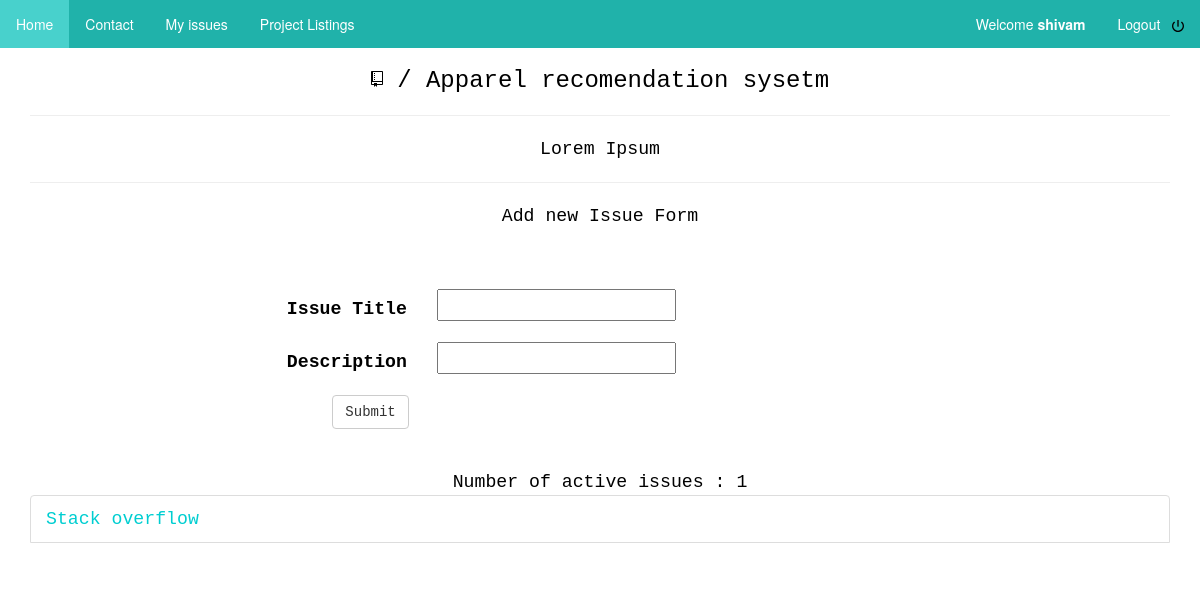
Page /mysite/projectDisplay/1/ (signed in) on the earlier database version.
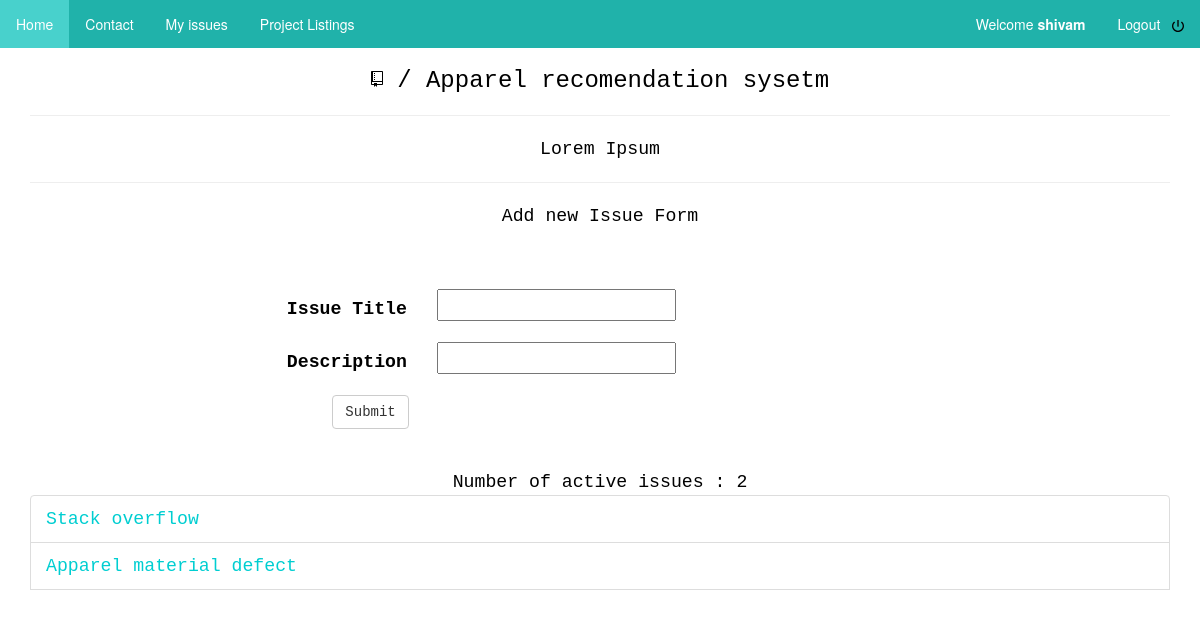
Same page on the later database version.
### mysite/models.py (models this page shows, shortened)
class project(models.Model):
    def validateDate(date):
        if datetime.date.today() < date:
            raise ValidationError("Date is in the past")
    project_name = models.CharField(max_length=200)
    projectDescription = models.TextField(default="Lorem Ipsum")
    project_id = models.AutoField(primary_key=True)
    start_date = models.DateField(default=datetime.date.today,validators=[validateDate])
    company = models.ForeignKey(company, on_delete=models.DO_NOTHING, default=None)

class bug(models.Model):
    project = models.ForeignKey(project, on_delete=models.CASCADE)
    bug_id = models.AutoField(primary_key=True)
    bug_title = models.CharField(max_length=200)
    bugDescription = models.CharField(max_length=1000)
    BUG_STATUS = (
        ('L' , 'LIVE'),
        ('A' , 'ARCHIVED'),
        ('R' , 'RESOLVED'),
    )
    bug_status = models.CharField(max_length=1,choices=BUG_STATUS)
    bugAssociation = models.ForeignKey(developer,on_delete=models.CASCADE)

### mysite/views.py (the view)
# urls.py: path('projectDisplay/<int:projectId>/',views.projectDisplay,name='projectDisplay'),
def projectDisplay(request,projectId):
    projectVar = project.objects.get(project_id=projectId)
    issuesVar = bug.objects.filter(project__project_id=projectId)
    if request.method == 'POST':
        form = BugForm(request.POST)
        if form.is_valid():
            bugTitle = form.cleaned_data['bug_title']
            bugDescription = form.cleaned_data['bugDescription']
            projectAssociation = project.objects.get(project_id = projectId)
            bugStatus = 'L'
            userVar = developer.objects.get(auth_id = request.user.id)
            bugVar = bug.objects.create(bug_title=bugTitle, bugDescription=bugDescription, project=projectAssociation, bug_status=bugStatus, bugAssociation=userVar)
            bugVar.save()
            return HttpResponseRedirect(reverse('mysite:projectDisplay',kwargs={'projectId':projectId} ))
    else:
        form = BugForm()
    return render( request, 'mysite/projectPage.html', {'form':form, 'project':projectVar, 'issues':issuesVar,'numberOfIssues':len(issuesVar)})

### mysite/forms.py
class BugForm(forms.ModelForm):
    class Meta:
        model = bug
        fields = ('bug_title', 'bugDescription' )

### mysite/templates/mysite/projectPage.html (shortened to what this page needs)
{% extends 'base.html' %}
{% block body %}
<div class='container'>
  <h3 class='public'>
     <span class="path-divider">/</span> <span class='name'> {{project.project_name}} </span>
  </h3>
  <hr>
  <div class='project-description'>
    {{ project.projectDescription }}
  </div>
  <hr>
  <p> Add new Issue Form </p>
  <div class='form'>
    <form class="form-horizontal" action="{% url 'mysite:projectDisplay' project.project_id %}" method="post" >
                <div class="form-group">
                    <label for="{{ form.bug_title.id_for_label }}" class="col-sm-2 control-label">Issue Title</label>
                    <div class="col-sm-10">
                      {{ form.bug_title }}
                    </div>
                </div>
                <div class="form-group">
                    <label for="{{ form.bugDescription.id_for_label }}" class="col-sm-2 control-label">Description</label>
                    <div class="col-sm-10">
                      {{ form.bugDescription }}
                    </div>
                </div>
                <div class="form-group">
                 <div class="col-sm-offset-2 col-sm-10">
                   <button type="submit" class="btn btn-default">Submit</button>
                 </div>
               </div>
            </form>
  </div>
  <span class='project-info'>Number of active issues : {{ numberOfIssues }} </span>
  <div class='project-issues '>
    <ul class='list-group'>
      {% if issues %}
        {% for issue in issues %}
          <li  class="list-group-item"><a href="{% url 'mysite:issueDisplay' project.project_id issue.bug_id %}"> {{ issue.bug_title }} </a></li>
        {% endfor %}
      {% endif %}
{% endblock %}

### mysite/templates/base.html (shortened to what this page needs)
<!DOCTYPE html>
{% load static %}
<html>
<head>
    <link rel="stylesheet" type="text/css" href="{% static 'mysite/style.css' %}">
    <link rel="stylesheet" type="text/css" href="{% static 'mysite/bootstrap.min.css' %}">
  </head>
<body>
<div class="topnav">
      <ul>
          <li> <a class="active" href="{% url 'mysite:index' %}">Home</a> </li>
          <li> <a href="{% url 'mysite:contact' %}">Contact</a> </li>
  {% if  user.is_authenticated %}
          <li> <a href="">My issues</a> </li>
          <li> <a href="{% url 'mysite:projects' %}">Project Listings</a> </li>
          <li style = 'float:right'>
          <a href="{% url 'mysite:logout' %}">Logout &nbsp
          <img width="12" height="16" src="{% static 'mysite/power.svg' %}" alt="Kiwi standing on oval"> </a>
          </li>
          {% if user %}
              <li style = "float:right">
               <a href="{% url 'mysite:showProfile' user.id %}">Welcome  <strong> {{ user.username }} </strong></a>
              </li>
          {% endif %}
 {% endif %}
</div>
{% block body %}
{% endblock %}
</body>
</html>

### mysite/static/mysite/style.css (style rules this page uses)
li a { color: green; }
.container { content-align:center; text-align : center; color: black; font-family: courier; font-size: 130%; margin: 25px 50px 75px 100px; }
.form { margin : 20px; padding : 20px; text-align : center; }
body { background-color: white; }
.topnav ul { list-style-type: none; margin: 0; padding: 0; overflow: hidden; background-color: #20B2AA; }
.topnav li { float: left; }
.topnav li a { display: block; color: white; text-align: center; padding: 14px 16px; text-decoration: none; }
.active { background-color: #48D1CC; }
.container { margin : auto; width: 742px; }
.container ul a { color: #00CED1; }
.list-group-item { text-align: left; }

Differences in the rows shown:
added bug: bug_title "Apparel material defect"
Other differences:
{{ numberOfIssues }}: "1" → "2"
